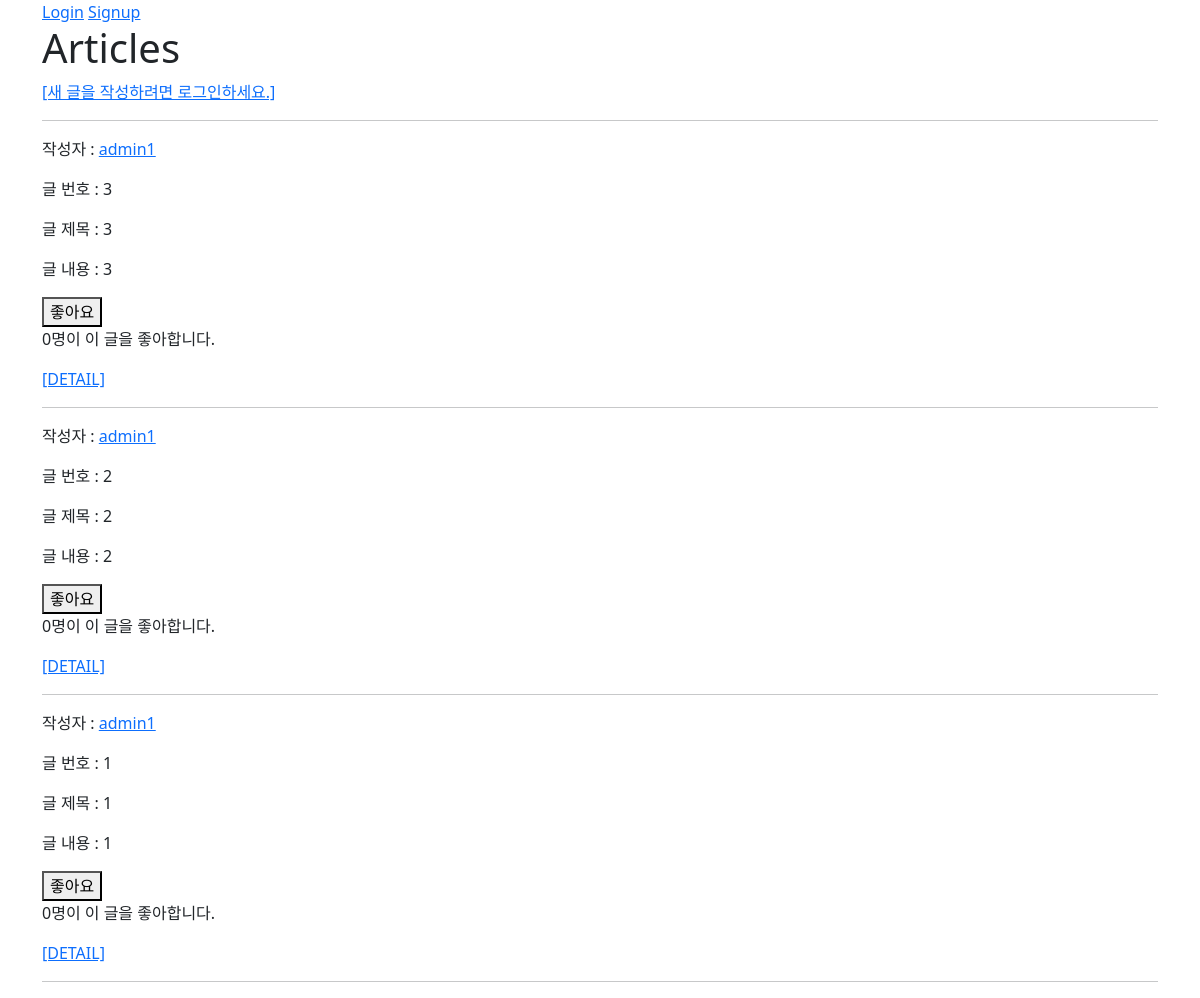
The app's page /articles/ with its own data.
### articles/models.py (models this page shows, shortened)
class Article(models.Model):
    user = models.ForeignKey(settings.AUTH_USER_MODEL, on_delete=models.CASCADE)
    like_users = models.ManyToManyField(settings.AUTH_USER_MODEL, related_name='like_articles')
    title = models.CharField(max_length=10)
    content = models.TextField()
    created_at = models.DateTimeField(auto_now_add=True)
    updated_at = models.DateTimeField(auto_now=True)

### accounts/models.py (models this page shows)
class User(AbstractUser):
    followings = models.ManyToManyField('self', symmetrical=False, related_name='followers')

### articles/views.py (the view)
# urls.py: path('', views.index, name='index'),
@require_safe
def index(request):
    articles = Article.objects.order_by('-pk')
    context = {
        'articles': articles,
    }
    return render(request, 'articles/index.html', context)

### articles/templates/articles/index.html (shortened to what this page needs)
{% extends 'base.html' %}
{% block content %}
  <h1>Articles</h1>
  {% if request.user.is_authenticated %}
    <a href="{% url 'articles:create' %}">[CREATE]</a>
  {% else %}
    <a href="{% url 'accounts:login' %}">[새 글을 작성하려면 로그인하세요.]</a>
  {% endif %}
  <hr>
  {% for article in articles %}
    <p>작성자 :
      <a href="{% url 'accounts:profile' article.user.username %}">{{ article.user }}</a>
    </p>
    <p>글 번호 : {{ article.pk }}</p>
    <p>글 제목 : {{ article.title }}</p>
    <p>글 내용 : {{ article.content }}</p>
    <div>
      <form class="like-form" data-article-id="{{ article.pk }}">
        {% if user in article.like_users.all %}
          <button id="like-button-{{ article.pk }}">좋아요 취소</button>
        {% else %}
          <button id="like-button-{{ article.pk }}">좋아요</button>
        {% endif %}
      </form>
      <p>
        <span id="like-count-{{ article.pk }}">{{ article.like_users.all|length }}</span>명이 이 글을 좋아합니다.
      </p>
    </div>
    <a href="{% url 'articles:detail' article.pk %}">[DETAIL]</a>
    <hr>
  {% endfor %}
{% endblock content %}

### templates/base.html (shortened to what this page needs)
<!DOCTYPE html>
<html lang="en">
<head>
  <link href="https://cdn.jsdelivr.net/npm/bootstrap@5.1.0/dist/css/bootstrap.min.css" rel="stylesheet">
</head>
<body>
  <div class="container">
    {% if request.user.is_authenticated %}
      <h3>Hello, {{ user.username }}</h3>
      <a href="{% url 'accounts:profile' user.username %}">내 프로필</a>
      <a href="{% url 'accounts:update' %}">회원정보수정</a>
      <form action="{% url 'accounts:logout' %}" method="POST">
        {% csrf_token %}
        <input type="submit" value="Logout">
      </form>
      <form action="{% url 'accounts:delete' %}" method="POST">
        {% csrf_token %}
        <input type="submit" value="회원탈퇴">
      </form>
    {% else %}
      <a href="{% url 'accounts:login' %}">Login</a>
      <a href="{% url 'accounts:signup' %}">Signup</a>
    {% endif %}
    {% block content %}
    {% endblock content %}
  </div>
</body>
</html>

### records on screen
Article: user "admin1", pk "3", title "3", content "3", like_users.all|length "0"
Article: user "admin1", pk "2", title "2", content "2", like_users.all|length "0"
Article: user "admin1", pk "1", title "1", content "1", like_users.all|length "0"
